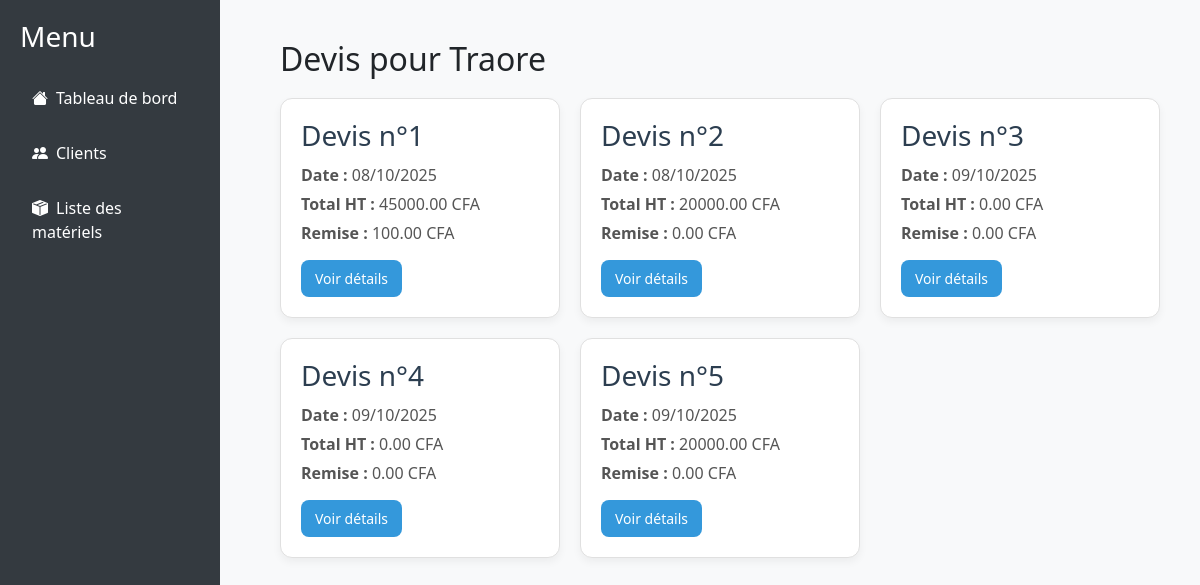
/clients/husseni-traore/devis/, run on an earlier commit of the app's database.
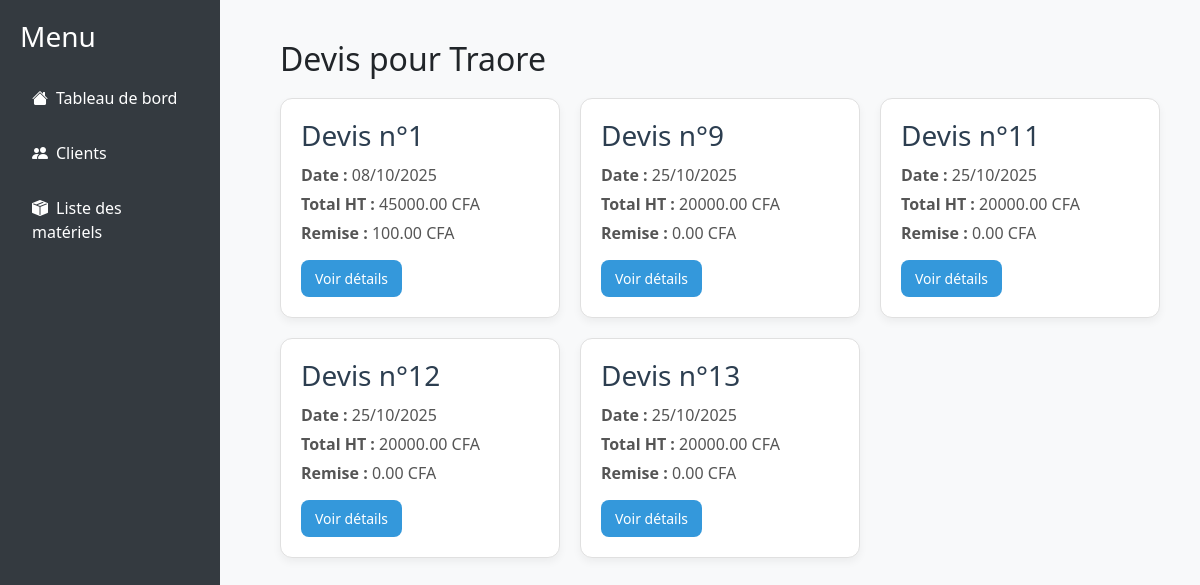
And on a later commit of the database.
### devis_app/models.py (models this page shows, shortened)
class Devis(models.Model):
    utilisateur = models.ForeignKey(User, on_delete=models.CASCADE, related_name="devis", null=True, blank=True)
    point_vente = models.ForeignKey(PointVente, on_delete=models.SET_NULL, null=True, blank=True)
    numero_devis = models.CharField(max_length=20, unique=True, blank=True)
    date_emission = models.DateField(default=now)
    date_validite = models.DateField(default=default_date_validite)
    date_proforma = models.DateField(default=now)
    appliquer_tva = models.BooleanField(default=True)  # <---- Nouveau champ
    REGIME_CHOICES = [
        ('TTC (CFA)', 'TTC (CFA)'),
    ]
    regime_vente = models.CharField(
        max_length=50,
        choices=REGIME_CHOICES,
        default="TTC (CFA)"
    )
    detail_proposition = models.TextField(default='', null=True, blank=True)
    slug = models.SlugField(max_length=100, unique=True, blank=True)
    total_ht = models.DecimalField(max_digits=12, decimal_places=2, default=Decimal('0.00'))
    total_remise = models.DecimalField(max_digits=12, decimal_places=2, default=Decimal('0.00'))
    total_ht_remise = models.DecimalField(max_digits=12, decimal_places=2, default=Decimal('0.00'))
    tva = models.DecimalField(max_digits=5, decimal_places=2, default=Decimal('18.00'))
    total_tva = models.DecimalField(max_digits=12, decimal_places=2, default=Decimal('0.00'))  # <--- Ajouté
    total_ttc = models.DecimalField(max_digits=12, decimal_places=2, default=Decimal('0.00'))
    total_ttc_lettres = models.CharField(max_length=255, blank=True, default='')
    qr_code = models.ImageField(upload_to='qrcodes/', blank=True, null=True)
    client = models.ForeignKey('Client', on_delete=models.SET_NULL, null=True, blank=True, related_name="devis")

### devis_app/views.py (the view)
# urls.py: path('clients/<slug:slug>/devis/', views.devis_par_client, name='devis_par_client'),
def devis_par_client(request, slug):
    client = get_object_or_404(Client, slug=slug)
    devis_list = Devis.objects.filter(client=client)
    return render(request, 'clients/devis_par_client.html', {
        'client': client,
        'devis_list': devis_list
    })

### devis_app/templates/clients/devis_par_client.html (shortened to what this page needs)
{% extends "base.html" %}
{% block content %}
<div class="main-content">
    <h2>Devis pour {{ client.nom }}</h2>
    {% if devis_list %}
        <div class="devis-container">
            {% for devis in devis_list %}
                <div class="devis-card">
                    <h3>Devis n°{{ devis.id }}</h3>
                    <p><strong>Date :</strong> {{ devis.date_emission|date:"d/m/Y" }}</p>
                    <p><strong>Total HT :</strong> {{ devis.total_ht }}  CFA</p>
                    <p><strong>Remise :</strong> {{ devis.total_remise }}  CFA</p>
                    <a href="{% url 'detail_devis' devis.slug %}" class="btn-detail">Voir détails</a>
                </div>
            {% endfor %}
        </div>
    {% else %}
        <p>Aucun devis trouvé pour ce client.</p>
    {% endif %}
</div>
{% endblock %}

What changed in the data, as far as the page shows it:
removed Devis: id "2", date_emission "08/10/2025", total_ht "20000.00", total_remise "0.00"
removed Devis: id "3", date_emission "09/10/2025", total_ht "0.00", total_remise "0.00"
removed Devis: id "4", date_emission "09/10/2025", total_ht "0.00", total_remise "0.00"
removed Devis: id "5", date_emission "09/10/2025", total_ht "20000.00", total_remise "0.00"
added Devis: id "9", date_emission "25/10/2025", total_ht "20000.00", total_remise "0.00"
added Devis: id "11", date_emission "25/10/2025", total_ht "20000.00", total_remise "0.00"
added Devis: id "12", date_emission "25/10/2025", total_ht "20000.00", total_remise "0.00"
added Devis: id "13", date_emission "25/10/2025", total_ht "20000.00", total_remise "0.00"
